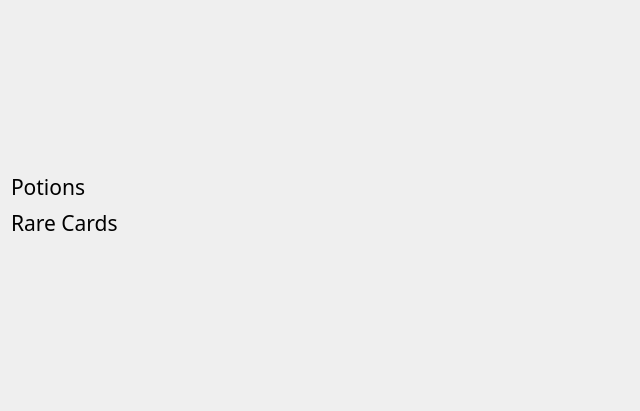
<?xml version="1.0" encoding="UTF-8"?>
<ui version="4.0">
 <class>MainWindow2</class>
 <widget class="QWidget" name="MainWindow2">
  <property name="geometry">
   <rect>
    <x>0</x>
    <y>0</y>
    <width>640</width>
    <height>411</height>
   </rect>
  </property>
  <property name="windowTitle">
   <string>SpireTool</string>
  </property>
  <layout class="QGridLayout" name="gridLayout">
   <item row="0" column="0">
    <layout class="QGridLayout" name="gridLayout_2">
     <item row="0" column="0">
      <widget class="QLabel" name="label_2">
       <property name="sizePolicy">
        <sizepolicy hsizetype="Preferred" vsizetype="Fixed">
         <horstretch>0</horstretch>
         <verstretch>0</verstretch>
        </sizepolicy>
       </property>
       <property name="font">
        <font>
         <family>Kreon</family>
         <pointsize>16</pointsize>
        </font>
       </property>
       <property name="text">
        <string>Potions</string>
       </property>
      </widget>
     </item>
     <item row="1" column="0">
      <layout class="QGridLayout" name="layout_potions"/>
     </item>
     <item row="2" column="0">
      <widget class="QLabel" name="label_3">
       <property name="sizePolicy">
        <sizepolicy hsizetype="Preferred" vsizetype="Fixed">
         <horstretch>0</horstretch>
         <verstretch>0</verstretch>
        </sizepolicy>
       </property>
       <property name="font">
        <font>
         <family>Kreon</family>
         <pointsize>16</pointsize>
        </font>
       </property>
       <property name="text">
        <string>Rare Cards</string>
       </property>
      </widget>
     </item>
     <item row="3" column="0">
      <layout class="QGridLayout" name="layout_cards"/>
     </item>
    </layout>
   </item>
   <item row="0" column="1">
    <layout class="QVBoxLayout" name="layout_options"/>
   </item>
  </layout>
 </widget>
 <resources/>
 <connections/>
</ui>
